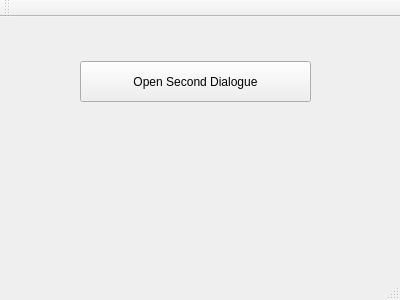
<?xml version="1.0" encoding="UTF-8"?>
<ui version="4.0">
 <class>MainWindow</class>
 <widget class="QMainWindow" name="MainWindow">
  <property name="geometry">
   <rect>
    <x>0</x>
    <y>0</y>
    <width>400</width>
    <height>300</height>
   </rect>
  </property>
  <property name="windowTitle">
   <string>MainWindow</string>
  </property>
  <widget class="QWidget" name="centralWidget">
   <widget class="QPushButton" name="pushButton">
    <property name="geometry">
     <rect>
      <x>80</x>
      <y>44</y>
      <width>231</width>
      <height>41</height>
     </rect>
    </property>
    <property name="text">
     <string>Open Second Dialogue</string>
    </property>
   </widget>
  </widget>
  <widget class="QMenuBar" name="menuBar">
   <property name="geometry">
    <rect>
     <x>0</x>
     <y>0</y>
     <width>400</width>
     <height>22</height>
    </rect>
   </property>
  </widget>
  <widget class="QToolBar" name="mainToolBar">
   <attribute name="toolBarArea">
    <enum>TopToolBarArea</enum>
   </attribute>
   <attribute name="toolBarBreak">
    <bool>false</bool>
   </attribute>
  </widget>
  <widget class="QStatusBar" name="statusBar"/>
 </widget>
 <layoutdefault spacing="6" margin="11"/>
 <resources/>
 <connections/>
</ui>
